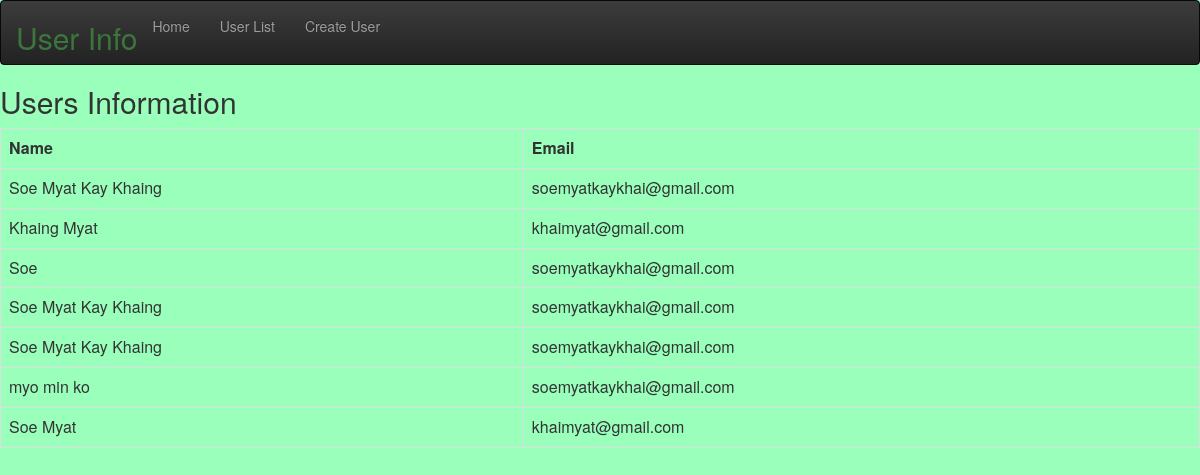
Page /list/ on the committed database.
### myapp/models.py (models this page shows, shortened)
class Users(models.Model):
    alphanumeric = RegexValidator(r'^[a-zA-Z\s]*$', 'Only alphabet characters are allowed.')
    name =models.CharField(max_length=200,validators=[alphanumeric],null=False)
    email =models.EmailField(max_length=200,null=False)

### myapp/views.py (the view)
# urls.py: path('list/', views.UserListView.as_view(), name='list'),
class UserListView(generic.ListView):
    template_name = 'myapp/list.html'
    context_object_name = 'userlist'
    def get_queryset(self):
        return Users.objects.raw('SELECT * FROM myapp_users')

### myapp/templates/myapp/list.html (shortened to what this page needs)
{%extends 'myapp/base.html'%}
{%block body%}
<h2>Users Information</h2>
<table class="table table-bordered">
{% if userlist %}
    <tr><th>Name</th><th>Email</th></tr>
    {% for user in userlist %}
    <tr><td>{{user.name|safe}}</td><td>{{user.email|safe}}</td></tr>
    {% endfor %}
    </table>
{% else %}
<h3>You don't have any album</h3>
{% endif %}
{%endblock%}

### myapp/templates/myapp/base.html (shortened to what this page needs)
{% load static %}
<link rel="stylesheet" href="//maxcdn.bootstrapcdn.com/bootstrap/3.2.0/css/bootstrap.min.css">
<link rel="stylesheet" href="//maxcdn.bootstrapcdn.com/bootstrap/3.2.0/css/bootstrap-theme.min.css">
<link rel="stylesheet" href="{% static 'css/style.css' %}">
<nav class="navbar navbar-inverse">
  <div class="container-fluid">
    <div class="navbar-header">
      <h2  class="text-success">User Info</h2>
    </div>
    <ul class="nav navbar-nav">
      <li ><a href="{% url  'myapp:welcome'  %}">Home</a></li>
      <li><a href="{% url 'myapp:list' %}">User List</a></li>
      <li><a href="{% url 'myapp:adduser' %}">Create User</a></li>
    </ul>
  </div>
</nav>
{%block body%}
{%endblock%}
</body>
</html>

### rows in the picture
Users: name "Soe Myat Kay Khaing", email "soemyatkaykhai@gmail.com"
Users: name "Khaing Myat", email "khaimyat@gmail.com"
Users: name "Soe", email "soemyatkaykhai@gmail.com"
Users: name "Soe Myat Kay Khaing", email "soemyatkaykhai@gmail.com"
Users: name "Soe Myat Kay Khaing", email "soemyatkaykhai@gmail.com"
Users: name "myo min ko", email "soemyatkaykhai@gmail.com"
Users: name "Soe Myat", email "khaimyat@gmail.com"
